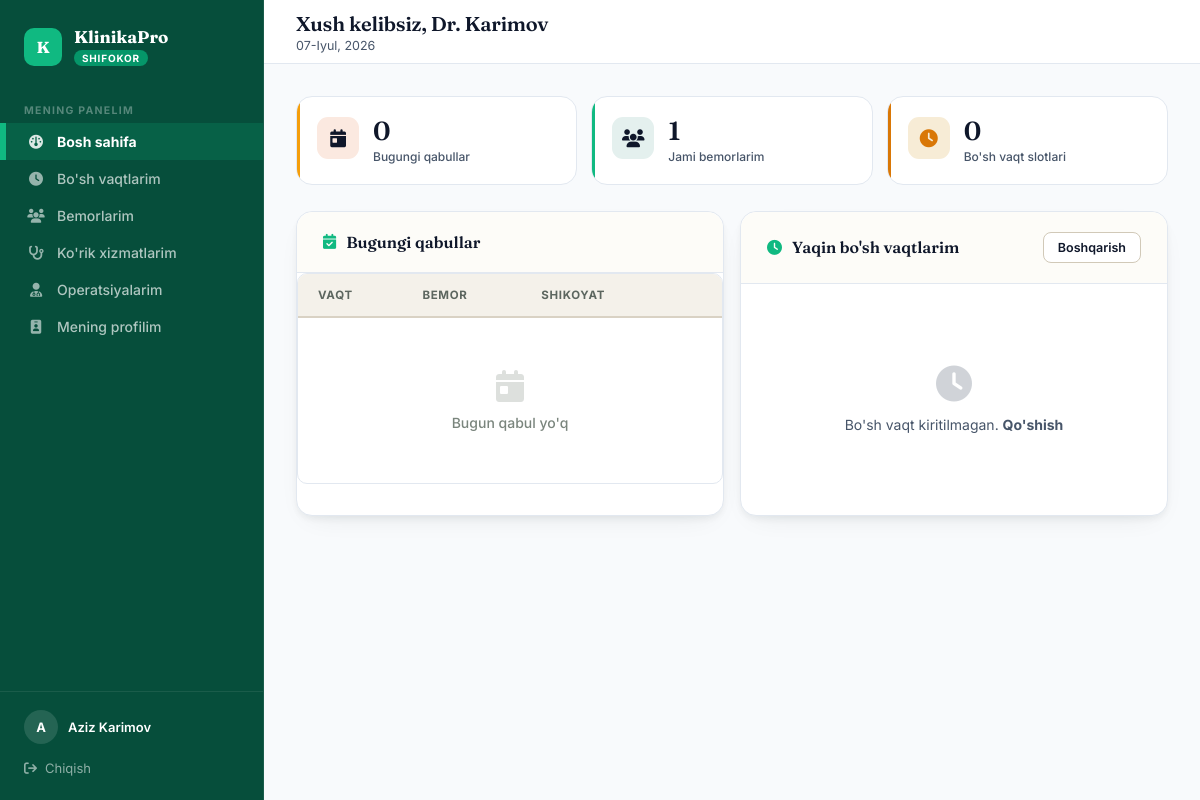
Before: /doctors/panel/dashboard/ (signed in) with the older database file.
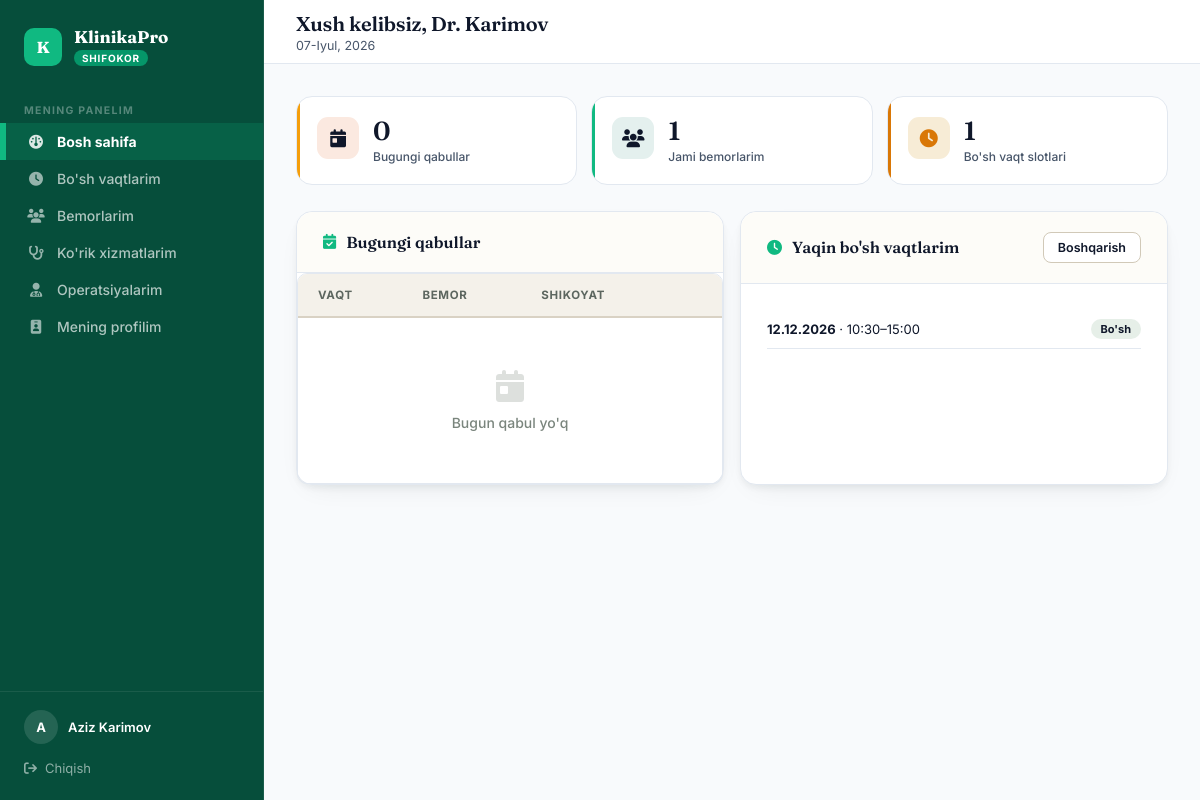
After: the same page with the newer database file.
### doctors/models.py (models this page shows, shortened)
class DoctorAvailability(models.Model):
    doctor = models.ForeignKey(Doctor, on_delete=models.CASCADE, related_name='availabilities')
    date = models.DateField(verbose_name="Sana")
    start_time = models.TimeField(verbose_name="Boshlanish vaqti")
    end_time = models.TimeField(verbose_name="Tugash vaqti")
    is_booked = models.BooleanField(default=False, verbose_name="Band qilinganmi")
    class Meta:
        verbose_name = "Bo'sh vaqt"
        verbose_name_plural = "Bo'sh vaqtlar"
        ordering = ['date', 'start_time']
        unique_together = ['doctor', 'date', 'start_time']

### doctors/views.py (the view)
# urls.py: path('panel/dashboard/', views.doctor_dashboard, name='doctor_dashboard'),
@login_required
@role_required('doctor')
def doctor_dashboard(request):
    doctor = request.user.doctor_profile
    today = date.today()
    today_appointments = doctor.appointments.filter(
        availability__date=today, status='booked'
    ).select_related('patient', 'availability')
    upcoming_slots = doctor.availabilities.filter(date__gte=today, is_booked=False).order_by('date', 'start_time')[:10]
    total_patients = doctor.appointments.values('patient').distinct().count()
    context = {
        'doctor': doctor,
        'today_appointments': today_appointments,
        'upcoming_slots': upcoming_slots,
        'total_patients': total_patients,
        'today': today,
    }
    return render(request, 'doctors/dashboard.html', context)

### templates/doctors/dashboard.html (shortened to what this page needs)
{% extends "base.html" %}
{% block page_title %}Xush kelibsiz, Dr. {{ doctor.last_name }}{% endblock %}
{% block page_sub %}<div class="sub">{{ today|date:"d-F, Y" }}</div>{% endblock %}
{% block content %}
<div class="tiles">
  <div class="tile t-terra"><div class="tile-icon"><i class="fa-solid fa-calendar-day"></i></div><div><div class="tile-val">{{ today_appointments.count }}</div><div class="tile-label">Bugungi qabullar</div></div></div>
  <div class="tile t-teal"><div class="tile-icon"><i class="fa-solid fa-users"></i></div><div><div class="tile-val">{{ total_patients }}</div><div class="tile-label">Jami bemorlarim</div></div></div>
  <div class="tile t-gold"><div class="tile-icon"><i class="fa-solid fa-clock"></i></div><div><div class="tile-val">{{ upcoming_slots.count }}</div><div class="tile-label">Bo'sh vaqt slotlari</div></div></div>
</div>
<div class="grid-2">
  <div class="panel">
    <div class="panel-head">
      <div class="panel-title"><i class="fa-solid fa-calendar-check"></i> Bugungi qabullar</div>
    </div>
    <div class="tbl-wrap">
      <table>
        <thead><tr><th>Vaqt</th><th>Bemor</th><th>Shikoyat</th><th></th></tr></thead>
        <tbody>
        {% for a in today_appointments %}
        <tr>
          <td><strong>{{ a.availability.start_time|time:"H:i" }}</strong></td>
          <td>{{ a.patient.full_name }}<div style="font-size:11px; color:var(--ink-soft);">{{ a.patient.phone }}</div></td>
          <td style="font-size:12.5px; max-width:160px;">{{ a.complaint|truncatechars:40|default:"—" }}</td>
          <td><a href="{% url "treatment_create_from_appt" a.patient.pk a.pk %}" class="btn btn-primary btn-sm">Davolash</a></td>
        </tr>
        {% empty %}
        <tr><td colspan="4" class="empty-row"><i class="fa-solid fa-calendar-day"></i>Bugun qabul yo'q</td></tr>
        {% endfor %}
        </tbody>
      </table>
    </div>
  </div>
  <div class="panel">
    <div class="panel-head">
      <div class="panel-title"><i class="fa-solid fa-clock"></i> Yaqin bo'sh vaqtlarim</div>
      <a href="{% url "availability_manage" %}" class="btn btn-ghost btn-sm">Boshqarish</a>
    </div>
    <div class="panel-body">
      {% for s in upcoming_slots %}
      <div style="display:flex; justify-content:space-between; align-items:center; padding:9px 0; border-bottom:1px solid var(--line);">
        <div style="font-size:13px;"><strong>{{ s.date|date:"d.m.Y" }}</strong> &middot; {{ s.start_time|time:"H:i" }}–{{ s.end_time|time:"H:i" }}</div>
        <span class="tag tag-ok">Bo'sh</span>
      </div>
      {% empty %}
      <div class="empty-state"><i class="fa-solid fa-clock"></i><p>Bo'sh vaqt kiritilmagan. <a href="{% url "availability_manage" %}" style="color:var(--terracotta); font-weight:700;">Qo'shish</a></p></div>
      {% endfor %}
    </div>
  </div>
</div>
{% endblock %}

Changed rows visible on the page:
added DoctorAvailability: date "12.12.2026", start_time "10:30", end_time "15:00"
Other visible differences:
{{ upcoming_slots.count }}: "0" → "1"
text no longer shown: "Bo'sh vaqt kiritilmagan. Qo'shish"
